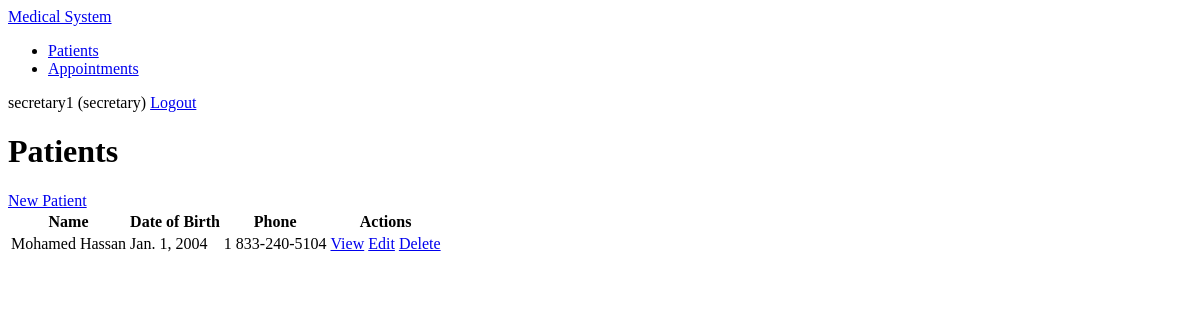
The app's page /patients/ (signed in), older data.
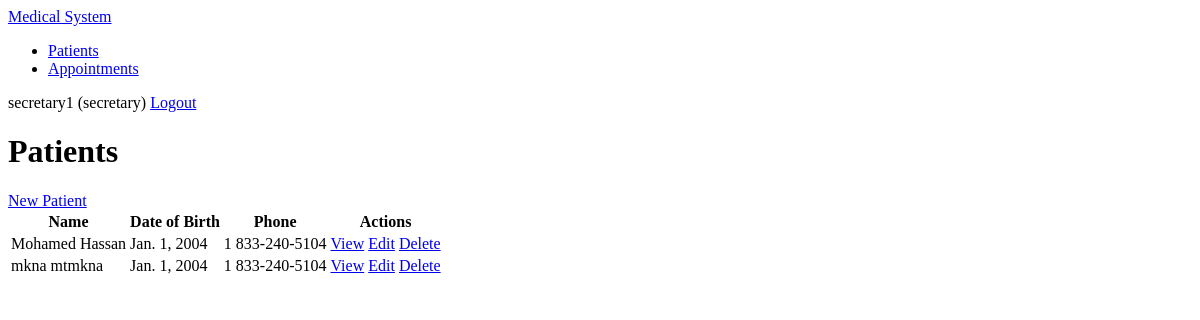
The same page, newer data.
### listings/models.py (models this page shows, shortened)
class Patient(models.Model):
    first_name = models.CharField(max_length=100)
    last_name = models.CharField(max_length=100)
    date_of_birth = models.DateField()
    phone = models.CharField(max_length=15)
    email = models.EmailField(blank=True, null=True)
    address = models.TextField()
    created_at = models.DateTimeField(auto_now_add=True)
    updated_at = models.DateTimeField(auto_now=True)

### listings/views.py (the view)
# urls.py: path('patients/', views.PatientListView.as_view(), name='patient_list'),
class PatientListView(LoginRequiredMixin, IsStaffMixin, ListView):
    model = Patient
    template_name = 'patients/patient_list.html'
    context_object_name = 'patients'

### listings/views.py (called while the page is built)
    def test_func(self):
        return self.request.user.role in ['secretary', 'doctor']

### templates/patients/patient_list.html
{% extends 'base.html' %}
{% block content %}
<div>
    <h1>Patients</h1>
    <a href="{% url 'patient_create' %}">New Patient</a>
</div>
<div>
    <table>
        <thead>
            <tr>
                <th>Name</th>
                <th>Date of Birth</th>
                <th>Phone</th>
                <th>Actions</th>
            </tr>
        </thead>
        <tbody>
            {% for patient in patients %}
            <tr>
                <td>{{ patient.first_name }} {{ patient.last_name }}</td>
                <td>{{ patient.date_of_birth }}</td>
                <td>{{ patient.phone }}</td>
                <td>
                    <a href="{% url 'patient_detail' patient.pk %}">View</a>
                    <a href="{% url 'patient_update' patient.pk %}">Edit</a>
                    <a href="{% url 'patient_delete' patient.pk %}">Delete</a>
                </td>
            </tr>
            {% empty %}
            <tr>
                <td colspan="4">No patients found.</td>
            </tr>
            {% endfor %}
        </tbody>
    </table>
</div>
{% endblock %}

Row changes from the older to the newer data that the page shows:
added Patient: first_name "mkna", last_name "mtmkna", date_of_birth "Jan. 1, 2004", phone "1 833-240-5104"
